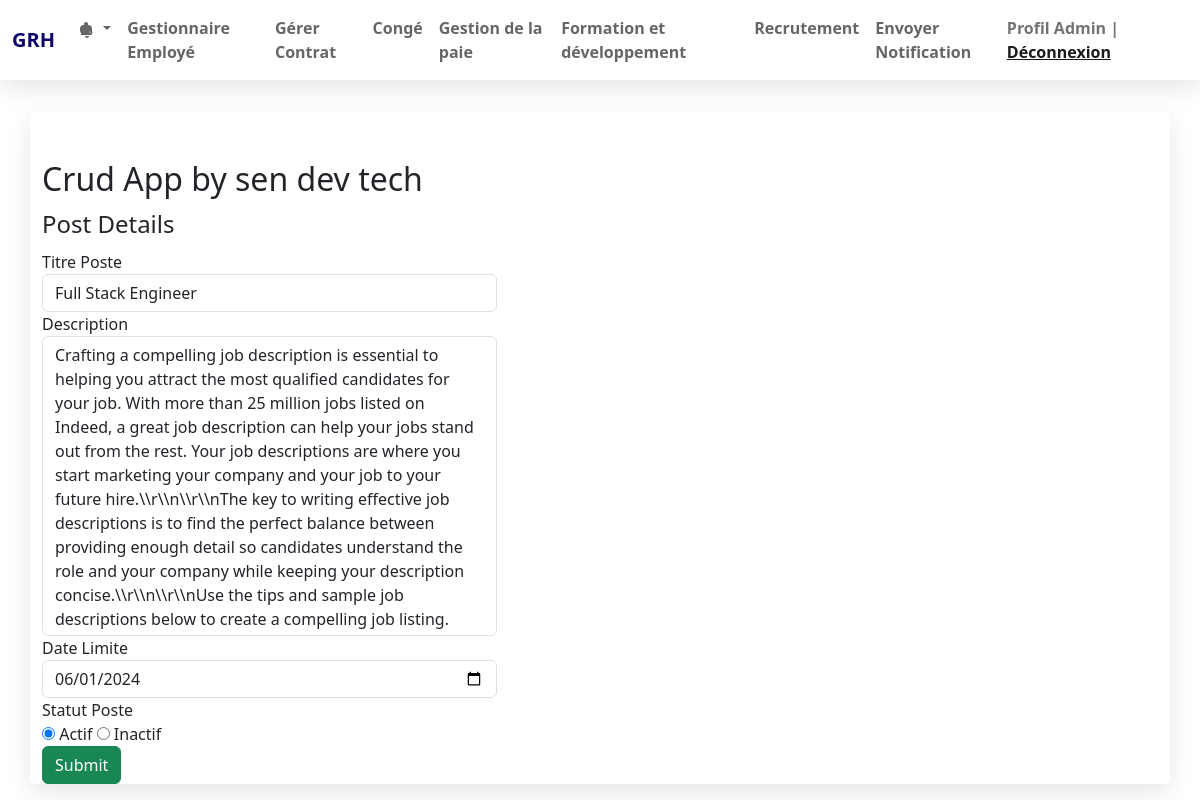
Page /main/update_Poste.php?id=4 on the committed database.
### tables this page shows
CREATE TABLE `posts` (
  `id` int(11) NOT NULL,
  `titre_poste` varchar(255) NOT NULL,
  `description` text DEFAULT NULL,
  `date_limite` date DEFAULT NULL,
  `statut_poste` varchar(50) DEFAULT NULL
);

### main/update_Poste.php (the view, shortened to what this page needs)
<?php
require_once('connect.php');
$id = $_GET['id'];
$selSql = "SELECT * FROM `posts` WHERE id=?";
$selStmt = $con->prepare($selSql);
$selStmt->bind_param("i", $id);
$selStmt->execute();
$res = $selStmt->get_result();
$r = $res->fetch_assoc();
?>
<!DOCTYPE html>
<html>
<head>
    <link href="https://cdn.jsdelivr.net/npm/bootstrap@5.1.3/dist/css/bootstrap.min.css" rel="stylesheet">
    <link rel="stylesheet" href="https://stackpath.bootstrapcdn.com/font-awesome/4.7.0/css/font-awesome.min.css">
    <link rel="stylesheet" href="style.css">
</head>
<body>
    <?php include 'navbar.php'; ?>
    <div class="container">
        <div class="row pt-4">
            <form action="" method="POST" class="form-horizontal col-md-6 pt-4">
                <h2>Crud App by sen dev tech</h2>
                <legend>Post Details</legend>
                <div class="form-group">
                    <label for="titre_poste" class="col-sm-2 control-label">Titre Poste</label>
                    <div class="col-sm-10">
                        <input type="text" name="titre_poste" placeholder="Titre Poste" class="form-control" id="titre_poste" value="<?php echo $r['titre_poste']; ?>" required>
                    </div>
                </div>
                <div class="form-group">
    <label for="description" class="col-sm-2 control-label">Description</label>
    <div class="col-sm-10">
        <textarea name="description" placeholder="Description" class="form-control" id="description" rows="3"><?php echo $r['description']; ?></textarea>
    </div>
</div>
    <div class="form-group">
                    <label for="date_limite" class="col-sm-2 control-label">Date Limite</label>
                    <div class="col-sm-10">
                        <input type="date" name="date_limite" class="form-control" id="date_limite" value="<?php echo $r['date_limite']; ?>">
                    </div>
                </div>
                <div class="form-group">
                    <label for="statut_poste" class="col-sm-2 control-label">Statut Poste</label>
                    <div class="col-sm-10">
                        <label>
                            <input type="radio" name="statut_poste" id="optionsRadios" value="Actif" <?php if($r['statut_poste'] == 'Actif'){ echo "checked";} ?>>
                            Actif
                        </label>
                        <label>
                            <input type="radio" name="statut_poste" id="optionsRadios" value="Inactif" <?php if($r['statut_poste'] == 'Inactif'){ echo "checked";} ?>>
                            Inactif
                        </label>
                    </div>
                </div>
                <input type="submit" value="Submit" class="btn btn-success">
            </form>
        </div>
    </div>
</body>
</html>

### main/style.css (style rules this page uses)
.container { margin-top: 2rem; background-color: #fff; border-radius: 5px; box-shadow: 0 .5rem 1.5rem rgba(0, 0, 0, .1); }

### main/update_Poste.php (style rules this page uses)
textarea { resize: none; overflow: hidden; }

### rows in the picture
posts: titre_poste "Full Stack Engineer", description "Crafting a compelling job description is essential to helping you attract the most qualified candidates for your job. With more than 25 million jobs listed on Indeed, a great job description can help your jobs stand out from the rest. Your job descriptions are where you start marketing your company and your job to your future hire.\\\\r\\\\n\\\\r\\\\nThe key to writing effective job descriptions is to find the perfect balance between providing enough detail so candidates understand the role and your company while keeping your description concise.\\\\r\\\\n\\\\r\\\\nUse the tips and sample job descriptions below to create a compelling job listing.", date_limite "06/01/2024", statut_poste "☑ Actif", statut_poste "☐ Inactif"
